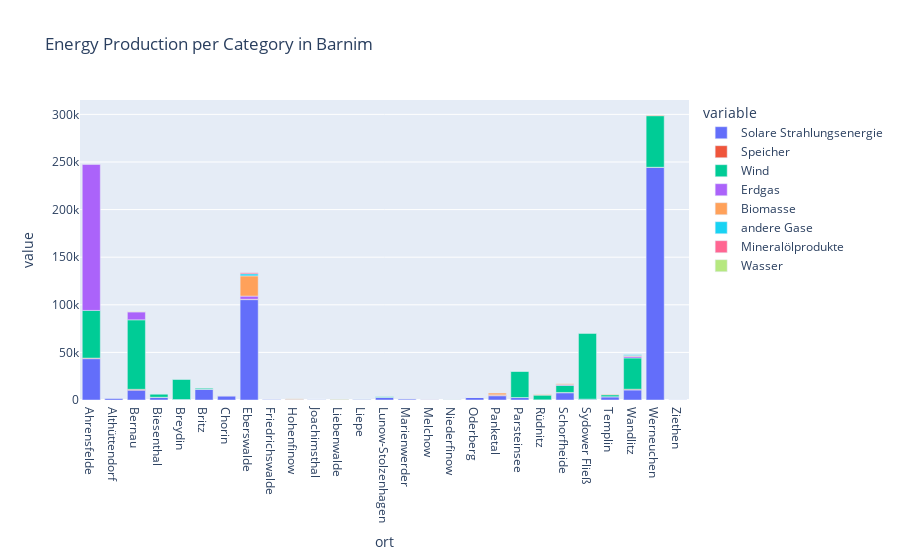

Here is the notebook cell this chart was saved with:
### Code cell
fig = px.bar(pivot_table_df, x="ort", y=['Solare Strahlungsenergie','Speicher','Wind','Erdgas','Biomasse','andere Gase','Mineralölprodukte','Wasser'], title="Energy Production per Category in Barnim")
fig.show()

### Figure 1 — Plotly figure (JSON) as saved in the notebook; plotly's stock layout.template omitted (floating-point values rounded to 4 significant figures)
{"data": [{"alignmentgroup": "True", "hovertemplate": "variable=Solare Strahlungsenergie<br>ort=%{x}<br>value=%{y}<extra></extra>", "legendgroup": "Solare Strahlungsenergie", "marker": {"color": "#636efa", "pattern": {"shape": ""}}, "name": "Solare Strahlungsenergie", "offsetgroup": "Solare Strahlungsenergie", "orientation": "v", "showlegend": true, "textposition": "auto", "type": "bar", "x": ["Ahrensfelde", "Althüttendorf", "Bernau", "Biesenthal", "Breydin", "Britz", "Chorin", "Eberswalde", "Friedrichswalde", "Hohenfinow", "Joachimsthal", "Liebenwalde", "Liepe", "Lunow-Stolzenhagen", "Marienwerder", "Melchow", "Niederfinow", "Oderberg", "Panketal", "Parsteinsee", "Rüdnitz", "Schorfheide", "Sydower Fließ", "Templin", "Wandlitz", "Werneuchen", "Ziethen"], "xaxis": "x", "y": [43420.0, 1897.0, 10330.0, 2739.0, 514.6, 11300.0, 4418.0, 105400.0, 719.8, 614.9, 616.4, 215.6, 922.0, 2800.0, 1301.0, 213.6, 163.2, 2630.0, 4481.0, 2589.0, 164.9, 7578.0, 849.1, 3418.0, 10540.0, 244300.0, 114.5], "yaxis": "y"}, {"alignmentgroup": "True", "hovertemplate": "variable=Speicher<br>ort=%{x}<br>value=%{y}<extra></extra>", "legendgroup": "Speicher", "marker": {"color": "#EF553B", "pattern": {"shape": ""}}, "name": "Speicher", "offsetgroup": "Speicher", "orientation": "v", "showlegend": true, "textposition": "auto", "type": "bar", "x": ["Ahrensfelde", "Althüttendorf", "Bernau", "Biesenthal", "Breydin", "Britz", "Chorin", "Eberswalde", "Friedrichswalde", "Hohenfinow", "Joachimsthal", "Liebenwalde", "Liepe", "Lunow-Stolzenhagen", "Marienwerder", "Melchow", "Niederfinow", "Oderberg", "Panketal", "Parsteinsee", "Rüdnitz", "Schorfheide", "Sydower Fließ", "Templin", "Wandlitz", "Werneuchen", "Ziethen"], "xaxis": "x", "y": [605.8, 17.75, 905.9, 166.5, 7.1, 38.64, 123.2, 353.5, 33.71, 7.5, 55.28, 5.1, 27.26, 17.93, 72.51, 59.3, 11.1, 7.5, 869.2, 18.9, 10.6, 345.0, 58.48, 2.25, 796.8, 187.6, 14.8], "yaxis": "y"}, {"alignmentgroup": "True", "hovertemplate": "variable=Wind<br>ort=%{x}<br>value=%{y}<extra></extra>", "legendgroup": "Wind", "marker": {"color": "#00cc96", "pattern": {"shape": ""}}, "name": "Wind", "offsetgroup": "Wind", "orientation": "v", "showlegend": true, "textposition": "auto", "type": "bar", "x": ["Ahrensfelde", "Althüttendorf", "Bernau", "Biesenthal", "Breydin", "Britz", "Chorin", "Eberswalde", "Friedrichswalde", "Hohenfinow", "Joachimsthal", "Liebenwalde", "Liepe", "Lunow-Stolzenhagen", "Marienwerder", "Melchow", "Niederfinow", "Oderberg", "Panketal", "Parsteinsee", "Rüdnitz", "Schorfheide", "Sydower Fließ", "Templin", "Wandlitz", "Werneuchen", "Ziethen"], "xaxis": "x", "y": [50060, null, 72975, 3450, 21000, 1000, null, null, null, null, null, null, null, 600, null, null, null, null, null, 27600.0, 4950, 7400, 69000, 2200, 32830, 54225, null], "yaxis": "y"}, {"alignmentgroup": "True", "hovertemplate": "variable=Erdgas<br>ort=%{x}<br>value=%{y}<extra></extra>", "legendgroup": "Erdgas", "marker": {"color": "#ab63fa", "pattern": {"shape": ""}}, "name": "Erdgas", "offsetgroup": "Erdgas", "orientation": "v", "showlegend": true, "textposition": "auto", "type": "bar", "x": ["Ahrensfelde", "Althüttendorf", "Bernau", "Biesenthal", "Breydin", "Britz", "Chorin", "Eberswalde", "Friedrichswalde", "Hohenfinow", "Joachimsthal", "Liebenwalde", "Liepe", "Lunow-Stolzenhagen", "Marienwerder", "Melchow", "Niederfinow", "Oderberg", "Panketal", "Parsteinsee", "Rüdnitz", "Schorfheide", "Sydower Fließ", "Templin", "Wandlitz", "Werneuchen", "Ziethen"], "xaxis": "x", "y": [153300.0, null, 8313.0, 24, null, null, 20.75, 3344.0, null, null, 18.75, null, null, null, 6.5, null, null, 15, 57.75, 1.75, null, 899.7, null, 20, 1639.0, 34.28, null], "yaxis": "y"}, {"alignmentgroup": "True", "hovertemplate": "variable=Biomasse<br>ort=%{x}<br>value=%{y}<extra></extra>", "legendgroup": "Biomasse", "marker": {"color": "#FFA15A", "pattern": {"shape": ""}}, "name": "Biomasse", "offsetgroup": "Biomasse", "orientation": "v", "showlegend": true, "textposition": "auto", "type": "bar", "x": ["Ahrensfelde", "Althüttendorf", "Bernau", "Biesenthal", "Breydin", "Britz", "Chorin", "Eberswalde", "Friedrichswalde", "Hohenfinow", "Joachimsthal", "Liebenwalde", "Liepe", "Lunow-Stolzenhagen", "Marienwerder", "Melchow", "Niederfinow", "Oderberg", "Panketal", "Parsteinsee", "Rüdnitz", "Schorfheide", "Sydower Fließ", "Templin", "Wandlitz", "Werneuchen", "Ziethen"], "xaxis": "x", "y": [null, null, 600, null, null, null, 75, 21249, null, 556, null, 537, null, null, null, null, null, null, 1887, null, 600, 1302, null, 549, 835, 610, null], "yaxis": "y"}, {"alignmentgroup": "True", "hovertemplate": "variable=andere Gase<br>ort=%{x}<br>value=%{y}<extra></extra>", "legendgroup": "andere Gase", "marker": {"color": "#19d3f3", "pattern": {"shape": ""}}, "name": "andere Gase", "offsetgroup": "andere Gase", "orientation": "v", "showlegend": true, "textposition": "auto", "type": "bar", "x": ["Ahrensfelde", "Althüttendorf", "Bernau", "Biesenthal", "Breydin", "Britz", "Chorin", "Eberswalde", "Friedrichswalde", "Hohenfinow", "Joachimsthal", "Liebenwalde", "Liepe", "Lunow-Stolzenhagen", "Marienwerder", "Melchow", "Niederfinow", "Oderberg", "Panketal", "Parsteinsee", "Rüdnitz", "Schorfheide", "Sydower Fließ", "Templin", "Wandlitz", "Werneuchen", "Ziethen"], "xaxis": "x", "y": [null, null, 15, null, null, null, null, 2150, null, null, null, null, null, null, null, null, null, null, null, null, null, null, null, null, 936, null, null], "yaxis": "y"}, {"alignmentgroup": "True", "hovertemplate": "variable=Mineralölprodukte<br>ort=%{x}<br>value=%{y}<extra></extra>", "legendgroup": "Mineralölprodukte", "marker": {"color": "#FF6692", "pattern": {"shape": ""}}, "name": "Mineralölprodukte", "offsetgroup": "Mineralölprodukte", "orientation": "v", "showlegend": true, "textposition": "auto", "type": "bar", "x": ["Ahrensfelde", "Althüttendorf", "Bernau", "Biesenthal", "Breydin", "Britz", "Chorin", "Eberswalde", "Friedrichswalde", "Hohenfinow", "Joachimsthal", "Liebenwalde", "Liepe", "Lunow-Stolzenhagen", "Marienwerder", "Melchow", "Niederfinow", "Oderberg", "Panketal", "Parsteinsee", "Rüdnitz", "Schorfheide", "Sydower Fließ", "Templin", "Wandlitz", "Werneuchen", "Ziethen"], "xaxis": "x", "y": [null, null, null, null, null, null, null, 1080, null, null, null, null, null, null, null, null, null, null, null, null, null, null, null, null, null, null, null], "yaxis": "y"}, {"alignmentgroup": "True", "hovertemplate": "variable=Wasser<br>ort=%{x}<br>value=%{y}<extra></extra>", "legendgroup": "Wasser", "marker": {"color": "#B6E880", "pattern": {"shape": ""}}, "name": "Wasser", "offsetgroup": "Wasser", "orientation": "v", "showlegend": true, "textposition": "auto", "type": "bar", "x": ["Ahrensfelde", "Althüttendorf", "Bernau", "Biesenthal", "Breydin", "Britz", "Chorin", "Eberswalde", "Friedrichswalde", "Hohenfinow", "Joachimsthal", "Liebenwalde", "Liepe", "Lunow-Stolzenhagen", "Marienwerder", "Melchow", "Niederfinow", "Oderberg", "Panketal", "Parsteinsee", "Rüdnitz", "Schorfheide", "Sydower Fließ", "Templin", "Wandlitz", "Werneuchen", "Ziethen"], "xaxis": "x", "y": [null, null, null, null, null, null, null, null, null, null, null, 270, 65, null, null, null, 91.84, null, null, null, null, 30, null, null, null, null, null], "yaxis": "y"}], "layout": {"barmode": "relative", "legend": {"title": {"text": "variable"}, "tracegroupgap": 0}, "title": {"text": "Energy Production per Category in Barnim"}, "xaxis": {"anchor": "y", "domain": [0, 1], "title": {"text": "ort"}}, "yaxis": {"anchor": "x", "domain": [0, 1], "title": {"text": "value"}}}}
